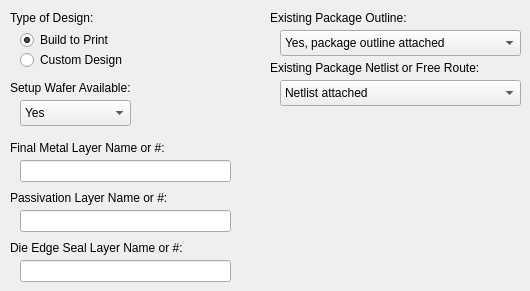
   <widget class="QWidget" name="tab_5">
    <attribute name="title">
     <string>Data</string>
    </attribute>
    <widget class="QRadioButton" name="txtTypeOfDesign0">
     <property name="geometry">
      <rect>
       <x>20</x>
       <y>30</y>
       <width>102</width>
       <height>20</height>
      </rect>
     </property>
     <property name="text">
      <string>Build to Print</string>
     </property>
     <property name="checked">
      <bool>true</bool>
     </property>
    </widget>
    <widget class="QRadioButton" name="txtTypeOfDesign1">
     <property name="geometry">
      <rect>
       <x>20</x>
       <y>50</y>
       <width>121</width>
       <height>20</height>
      </rect>
     </property>
     <property name="text">
      <string>Custom Design</string>
     </property>
    </widget>
    <widget class="QLabel" name="label_50">
     <property name="geometry">
      <rect>
       <x>10</x>
       <y>10</y>
       <width>211</width>
       <height>16</height>
      </rect>
     </property>
     <property name="text">
      <string>Type of Design:</string>
     </property>
    </widget>
    <widget class="QLabel" name="label_51">
     <property name="geometry">
      <rect>
       <x>10</x>
       <y>80</y>
       <width>211</width>
       <height>16</height>
      </rect>
     </property>
     <property name="text">
      <string>Setup Wafer Available:</string>
     </property>
    </widget>
    <widget class="QComboBox" name="txtSetupWaferAvailable">
     <property name="geometry">
      <rect>
       <x>20</x>
       <y>100</y>
       <width>111</width>
       <height>26</height>
      </rect>
     </property>
     <item>
      <property name="text">
       <string>Yes</string>
      </property>
     </item>
     <item>
      <property name="text">
       <string>No</string>
      </property>
     </item>
    </widget>
    <widget class="QLabel" name="label_52">
     <property name="geometry">
      <rect>
       <x>10</x>
       <y>140</y>
       <width>211</width>
       <height>16</height>
      </rect>
     </property>
     <property name="text">
      <string>Final Metal Layer Name or #:</string>
     </property>
    </widget>
    <widget class="QLineEdit" name="txtFinalMetalLayerName">
     <property name="geometry">
      <rect>
       <x>20</x>
       <y>160</y>
       <width>211</width>
       <height>22</height>
      </rect>
     </property>
    </widget>
    <widget class="QLabel" name="label_53">
     <property name="geometry">
      <rect>
       <x>10</x>
       <y>190</y>
       <width>211</width>
       <height>16</height>
      </rect>
     </property>
     <property name="text">
      <string>Passivation Layer Name or #:</string>
     </property>
    </widget>
    <widget class="QLineEdit" name="txtPassivationLayerName">
     <property name="geometry">
      <rect>
       <x>20</x>
       <y>210</y>
       <width>211</width>
       <height>22</height>
      </rect>
     </property>
    </widget>
    <widget class="QLabel" name="label_54">
     <property name="geometry">
      <rect>
       <x>10</x>
       <y>240</y>
       <width>211</width>
       <height>16</height>
      </rect>
     </property>
     <property name="text">
      <string>Die Edge Seal Layer Name or #:</string>
     </property>
    </widget>
    <widget class="QLineEdit" name="txtDieEdgeSealLayerName">
     <property name="geometry">
      <rect>
       <x>20</x>
       <y>260</y>
       <width>211</width>
       <height>22</height>
      </rect>
     </property>
    </widget>
    <widget class="QLabel" name="label_55">
     <property name="geometry">
      <rect>
       <x>270</x>
       <y>10</y>
       <width>211</width>
       <height>16</height>
      </rect>
     </property>
     <property name="text">
      <string>Existing Package Outline:</string>
     </property>
    </widget>
    <widget class="QComboBox" name="txtExistingPackageOutline">
     <property name="geometry">
      <rect>
       <x>280</x>
       <y>30</y>
       <width>241</width>
       <height>26</height>
      </rect>
     </property>
     <item>
      <property name="text">
       <string>Yes, package outline attached</string>
      </property>
     </item>
     <item>
      <property name="text">
       <string>No</string>
      </property>
     </item>
    </widget>
    <widget class="QLabel" name="label_56">
     <property name="geometry">
      <rect>
       <x>270</x>
       <y>60</y>
       <width>251</width>
       <height>16</height>
      </rect>
     </property>
     <property name="text">
      <string>Existing Package Netlist or Free Route:</string>
     </property>
    </widget>
    <widget class="QComboBox" name="txtExistingPackageNetlist">
     <property name="geometry">
      <rect>
       <x>280</x>
       <y>80</y>
       <width>241</width>
       <height>26</height>
      </rect>
     </property>
     <item>
      <property name="text">
       <string>Netlist attached</string>
      </property>
     </item>
     <item>
      <property name="text">
       <string>Free Route</string>
      </property>
     </item>
    </widget>
   </widget>
